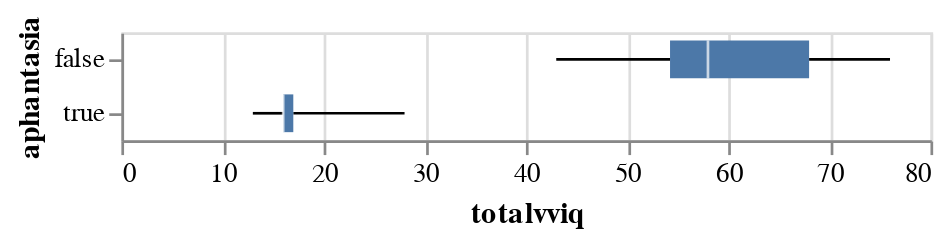

Notebook code cell kept with this figure:
### Markdown cell above
### Exercise
* Choose other x and y variables
* Select a different variable to be used to color the datapoints
* Explore a different tooltip option

### Code cell
# Boxplot for the review ratings of all movies by release country
alt.Chart(df).mark_boxplot(extent='min-max').encode(
    x='totalvviq',
    y='aphantasia').interactive()
